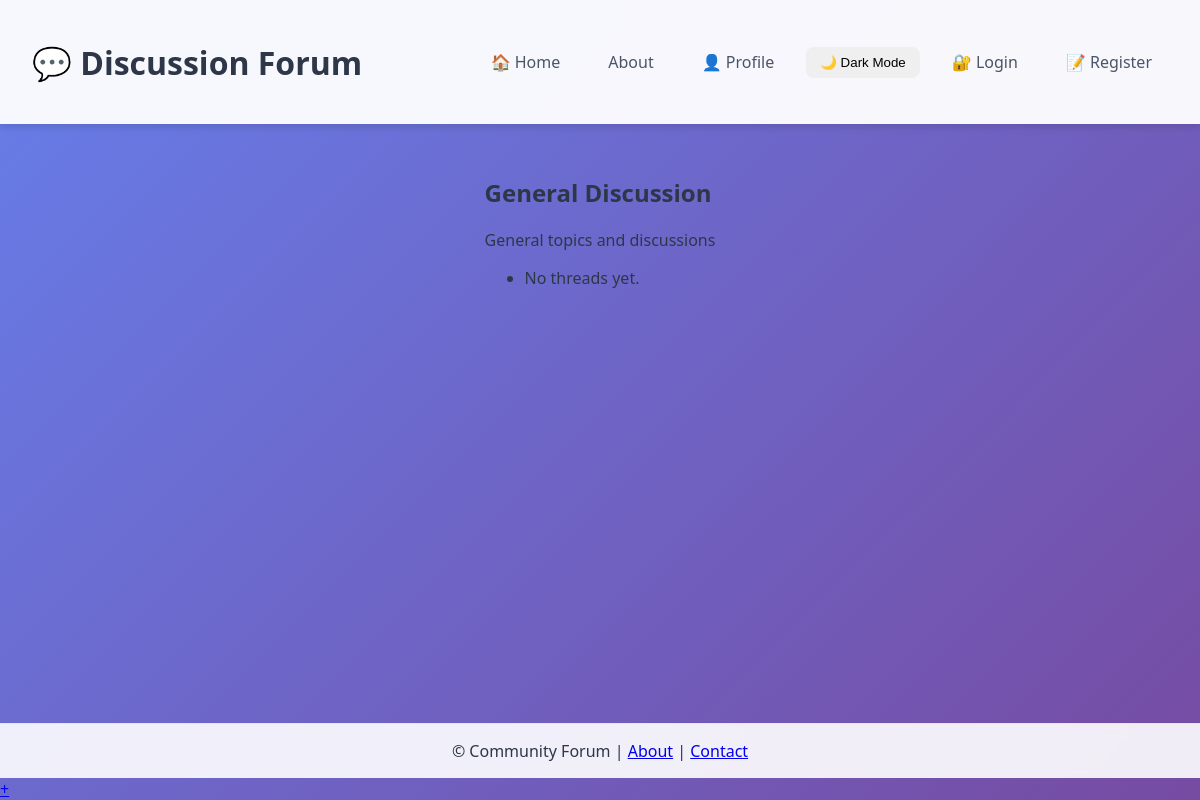
The page /chat/category/1/ on the database its author committed.
### chat/models.py (models this page shows, shortened)
class Category(models.Model):
    name = models.CharField(max_length=100, unique=True)
    description = models.TextField(blank=True)
    created_at = models.DateTimeField(auto_now_add=True)

### chat/views.py (the view)
# urls.py: path('category/<int:pk>/', views.category_detail, name='category_detail'),
def category_detail(request, pk):
    category = get_object_or_404(Category, pk=pk)
    threads = Thread.objects.filter(category=category).order_by('-created_at')
    paginator = Paginator(threads, 10)
    page_number = request.GET.get('page')
    page_obj = paginator.get_page(page_number)
    unread_notifications = 0
    if request.user.is_authenticated:
        unread_notifications = Notification.objects.filter(
            user=request.user, is_read=False
        ).count()
    return render(request, 'category_detail.html', {
        'category': category,
        'page_obj': page_obj,
        'unread_notifications': unread_notifications,
    })

### chat/templates/category_detail.html (shortened to what this page needs)
{% extends "base.html" %}
{% block content %}
<h2>{{ category.name }}</h2>
<p>{{ category.description }}</p>
<ul>
  {% for thread in threads %}
    <li>{{ thread.title }}</li>
  {% empty %}
    <li>No threads yet.</li>
  {% endfor %}
</ul>
{% endblock %}

### chat/templates/base.html (style rules this page uses)
body { font-family: 'Segoe UI', Tahoma, Geneva, Verdana, sans-serif; background: linear-gradient(135deg, #667eea 0%, #764ba2 100%); color: #2d3748; margin: 0; padding: 0; min-height: 100vh; display: flex; flex-direction: column; transition: background 0.3s, color 0.3s; }

### rows shown on the page
Category: name "General Discussion", description "General topics and discussions"
